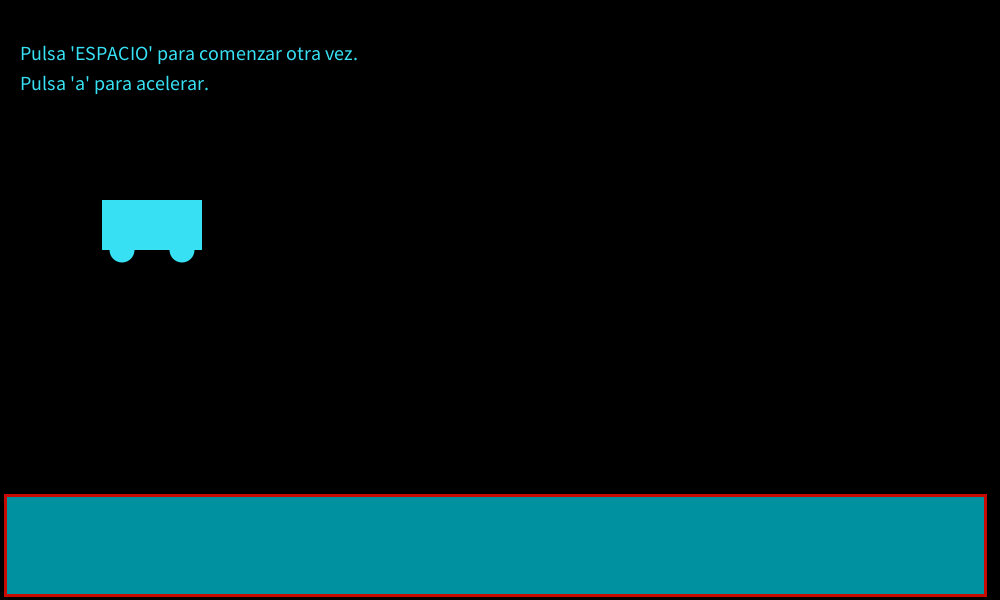
Frame 1 (no input)
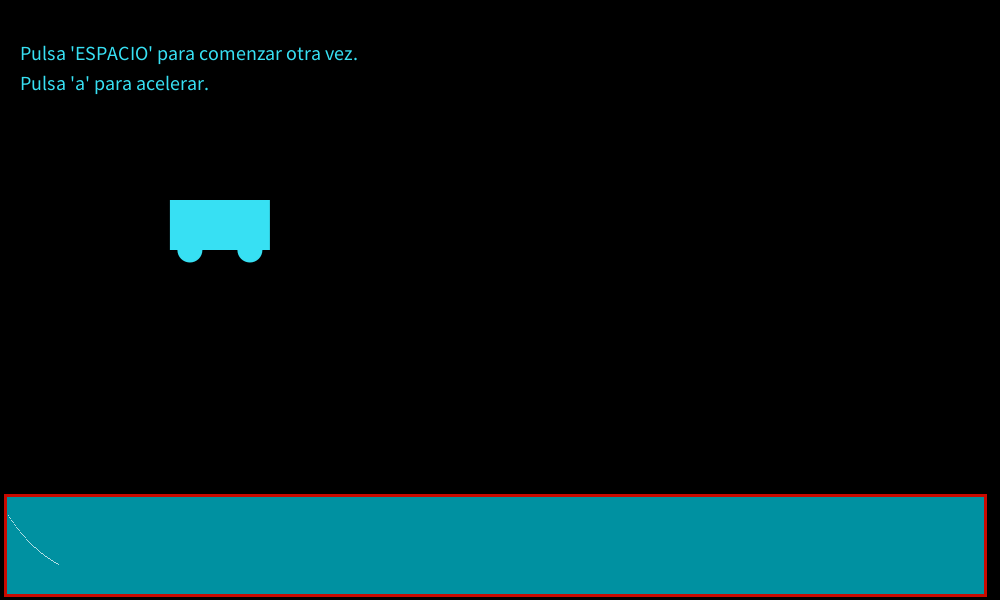
Frame 60 (the mouse pressed at the canvas centre just before this capture)
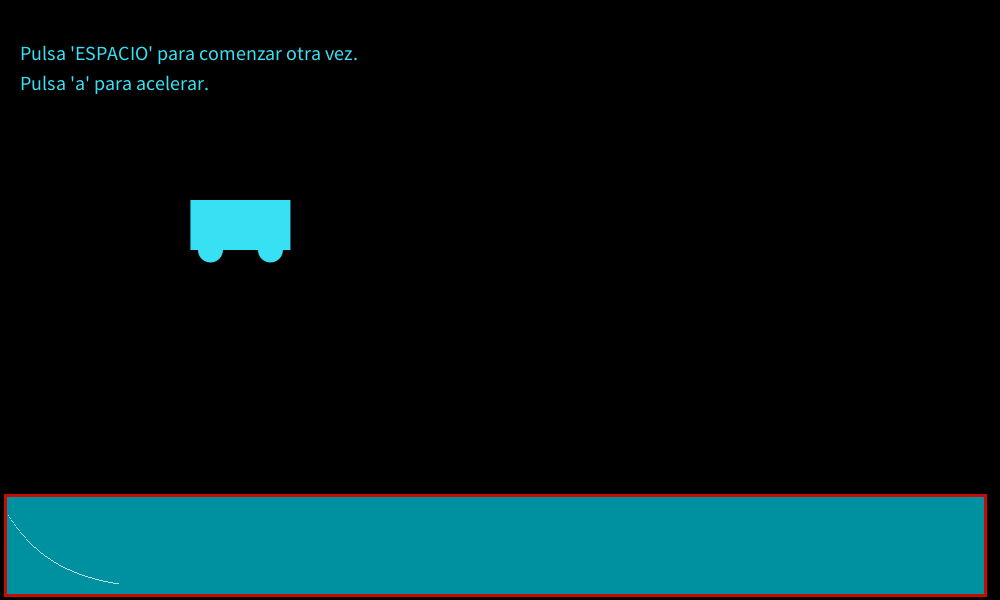
Frame 120 (the mouse held since frame 60 and released just before this capture)

The Processing sketch that drew these frames (run headless with seeded random() and noise(); from frame 60 on, the mouse is pressed at the canvas centre):

// Processing sketch: processing_150793
// ── processing_150793.pde

// ALINA HONHALA - SIMULADOR COCHE //

//Posición Euler
PVector p_eu = new PVector(0,0);

//Potencia, Perdida de energía, Cte rozamiento, diferencial dt
float P = 100;
float Perd; // P = F*v = -k*v*v
float K = 0.1;
float dt = 0.2;

int ventanaX = 980, ventanaY = 100;
float [] aux = new float[ventanaX];
float max;
int t = 0;

//Objeto coche(masa,vel, energia cinetica)
Coche coche = new Coche(1,10,50);

void setup()
{
  size(1000,600);
  max = 0;
  smooth();
}

void draw()
{
  background(0);
  fill(55,224,243);
  textSize(20);
  text("Pulsa 'ESPACIO' para comenzar otra vez.", 20, 60);
  text("Pulsa 'a' para acelerar.", 20, 90);
  
  //Mediante euler semi-implícito (primero cálculo de la velocidad),
  //calculamos la posición en el eje 'x' del coche
  coche.updateVelo();
  p_eu.x = p_eu.x + coche.vel*dt;
  
  if(max < coche.vel)
     max = coche.vel;
     
  aux[t] = coche.vel;
  plot_func(t);
  t = (t+1) % ventanaX;
  
  coche.dibujoCoche();
  
  if(keyPressed)
  {
    if(key== 'a')
      coche.AplicarPotencia();
  }

}

void plot_func(int time)
{
  stroke(200, 10, 0);
  strokeWeight(3);
  fill(0,145,161);
  rectMode(CORNER);
  rect(5,height-105, ventanaX, ventanaY);
  stroke(200, 210, 0);
   
   
  strokeWeight(1);
  stroke(255);
  
  for(int i=8;i<time;i++)
   point (i, height-8 - (aux[i]/max)*ventanaY*0.9) ;
   
 }

void keyPressed(){
  if(key==' '){
    t = 0;
    coche = new Coche(1,10,50);
    aux = new float[ventanaX];
    p_eu = new PVector(0,0);
    setup();
  }
}

class Coche
{
  float masa, vel, energia;
  
  Coche(float m, float v, float en)
  {
    masa = m;
    vel = v;
    energia = en;
  }
  
  //Actualizar Energia Cinética
  void AplicarPotencia()
  {
    energia += P * dt;
  }
  
  //Actualizar la velocidad
  void updateVelo()
  {
    vel = sqrt(2*energia/masa);
    Perd = -K*vel*vel;
    energia = energia + (Perd*dt);
    //Cuanta más velocidad, más energía pierde y cuando la energía
    //llega a cero, no avanza el coche    
  }
  
  void dibujoCoche()
  {
    pushMatrix();
    translate(p_eu.x, 0);
    noStroke();
    fill(55,224,243);
    ellipse(120,250, 25, 25);
    ellipse(180,250, 25, 25);
    rect(100, 200, 100, 50);
    popMatrix();
  
  }
}
